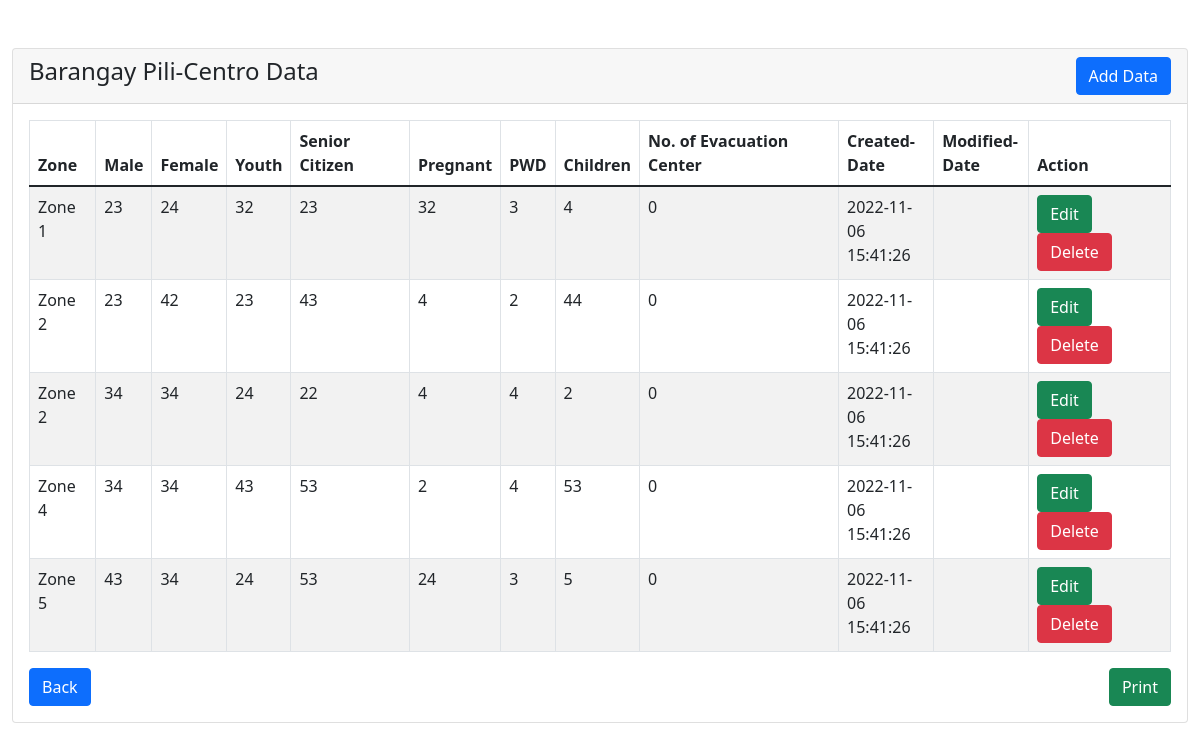
The page /admin/barangay-statistics/pili-centro/pili-centro-tbl.php (signed in) on the database its author committed.
### tables this page shows
CREATE TABLE `barangay_data` (
  `id` int(10) NOT NULL,
  `barangay_name` varchar(50) NOT NULL,
  `zone` varchar(15) NOT NULL,
  `male` int(11) NOT NULL,
  `female` int(11) NOT NULL,
  `youth` int(11) NOT NULL,
  `senior_citizen` int(11) NOT NULL,
  `pregnant` int(11) NOT NULL,
  `pwd` int(11) NOT NULL,
  `children` int(11) NOT NULL,
  `no_evacuations` int(11) NOT NULL,
  `created_date` timestamp NULL DEFAULT current_timestamp(),
  `modified_date` timestamp NULL DEFAULT NULL ON UPDATE current_timestamp()
);

### admin/barangay-statistics/pili-centro/pili-centro-tbl.php (the view, shortened to what this page needs)
<?php
require '../../dbconfig.php';
?>
<!doctype html>
<html lang="en">
  <head>
    <link rel="stylesheet" type="text/css" href="../style-print.css" media="print" >
    <link href="https://cdn.jsdelivr.net/npm/bootstrap@5.1.3/dist/css/bootstrap.min.css" rel="stylesheet">
</head>
<body>
    <div class="container-fluid mt-5">
        <div class="row">
            <div class="col-md-12">
                <div class="card">
                    <div class="card-header">
                        <h4>Barangay Pili-Centro Data
                            <a href="add-data.php" class="btn btn-primary float-end" id="print-btn">Add Data</a>
                        </h4>
                    </div>
                    <div class="card-body">
                        <table class="table table-bordered table-striped">
                            <thead>
                                <tr>
                                    <th>Zone</th>
                                    <th>Male</th>
                                    <th>Female</th>
                                    <th>Youth</th>
                                    <th>Senior Citizen</th>
                                    <th>Pregnant</th>
                                    <th>PWD</th>
                                    <th>Children</th>
                                    <th>No. of Evacuation Center</th>
                                    <th id="print-btn">Created-Date</th>
                                    <th id="print-btn">Modified-Date</th>
                                    <th id="print-btn">Action</th>
                                </tr>
                            </thead>
                            <tbody>
                                <?php
                                    $query = "SELECT * FROM barangay_data WHERE barangay_name='Pili-Centro'";
                                    $query_run = mysqli_query($con, $query);
                                    if(mysqli_num_rows($query_run) > 0)
                                    {
                                        foreach($query_run as $pili_centro)
                                        {
                                            ?>
                                            <tr>
                                                <td><?= $pili_centro['zone']; ?></td>
                                                <td><?= $pili_centro['male']; ?></td>
                                                <td><?= $pili_centro['female']; ?></td>
                                                <td><?= $pili_centro['youth']; ?></td>
                                                <td><?= $pili_centro['senior_citizen']; ?></td>
                                                <td><?= $pili_centro['pregnant']; ?></td>
                                                <td><?= $pili_centro['pwd']; ?></td>
                                                <td><?= $pili_centro['children']; ?></td>
                                                <td><?= $pili_centro['no_evacuations']; ?></td>
                                                <td id="print-btn" class="col-md-1"><?= $pili_centro['created_date']; ?></td>
                                                <td id="print-btn" class="col-md-1"><?= $pili_centro['modified_date']; ?></td>
                                                <td id="print-btn"  class="col-md-1.1">
                                                    <a href="edit-data.php?id=<?= $pili_centro['id']; ?>" class="btn btn-success btn">Edit</a>
                                                    <button type="button" class="btn btn-danger btn deletebtn">Delete</button>
                                                </td>
                                            </tr>
                                            <?php
                                        }
                                    }
                                    else
                                    {
                                        echo "<h5> No Record Found </h5>";
                                    }
                                ?>
                            </tbody>
                        </table>
                        <a href="../barangay-statistics.php" class="btn btn-primary float-start" id="print-btn">Back</a>
                        <button onclick="window.print()" class="btn btn-success float-end" id="print-btn">  Print  </button>
                    </div>
                </div>
            </div>
        </div>
    </div>
</body>
</html>

### admin/barangay-statistics/style-print.css (style rules this page uses)
#print-btn { display: none; visibility: none; }

### rows shown on the page
barangay_data: zone "Zone 1", male "23", female "24", youth "32", senior_citizen "23", pregnant "32", pwd "3", children "4", no_evacuations "0", created_date "2022-11-06 15:41:26"
barangay_data: zone "Zone 2", male "23", female "42", youth "23", senior_citizen "43", pregnant "4", pwd "2", children "44", no_evacuations "0", created_date "2022-11-06 15:41:26"
barangay_data: zone "Zone 2", male "34", female "34", youth "24", senior_citizen "22", pregnant "4", pwd "4", children "2", no_evacuations "0", created_date "2022-11-06 15:41:26"
barangay_data: zone "Zone 4", male "34", female "34", youth "43", senior_citizen "53", pregnant "2", pwd "4", children "53", no_evacuations "0", created_date "2022-11-06 15:41:26"
barangay_data: zone "Zone 5", male "43", female "34", youth "24", senior_citizen "53", pregnant "24", pwd "3", children "5", no_evacuations "0", created_date "2022-11-06 15:41:26"
